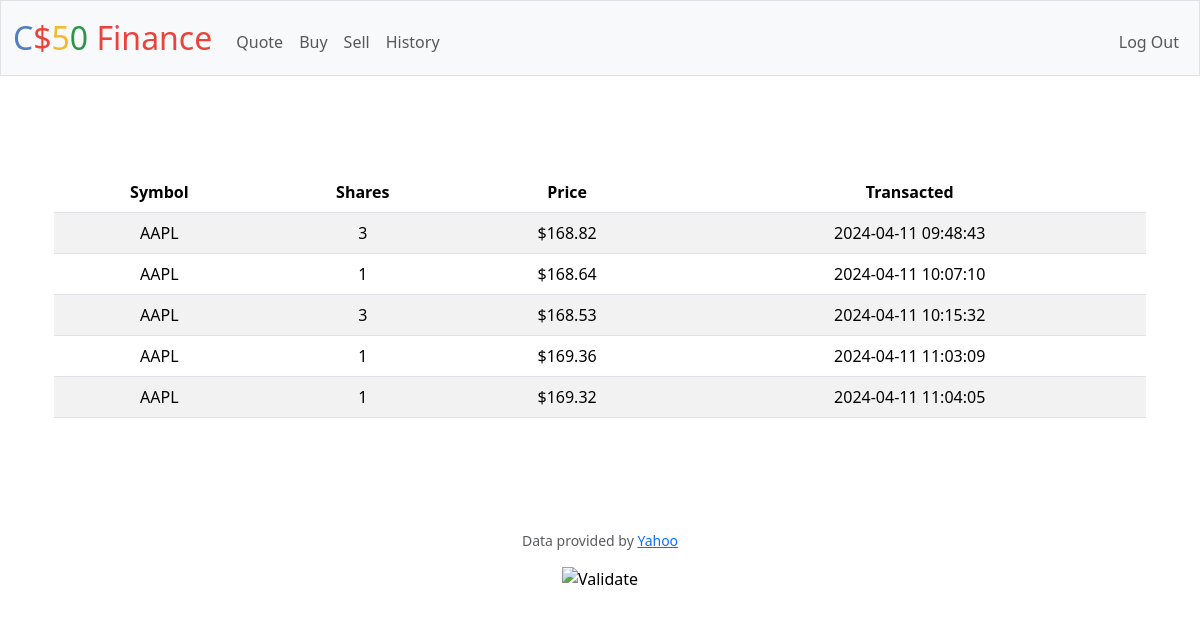
The app's page /history (signed in) with its own data.
### tables this page shows
CREATE TABLE transactions(transact_id INTEGER PRIMARY KEY NOT NULL, user_id INTEGER NOT NULL, stock TEXT NOT NULL, price FLOAT(2) NOT NULL, shares INTEGER NOT NULL, time TEXT NOT NULL);

### app.py (the view)
@app.route("/history")
@login_required
def history():
    transactions = db.execute("SELECT * FROM transactions WHERE user_id = ?", session["user_id"])
    return render_template("history.html", transactions=transactions)

### app.py (called while the page is built)
@app.after_request
def after_request(response):
    response.headers["Cache-Control"] = "no-cache, no-store, must-revalidate"
    response.headers["Expires"] = 0
    response.headers["Pragma"] = "no-cache"
    return response

### helpers.py (called while the page is built)
def login_required(f):
    @wraps(f)
    def decorated_function(*args, **kwargs):
        if session.get("user_id") is None:
            return redirect("/login")
        return f(*args, **kwargs)
    return decorated_function

def usd(value):
    return f"${value:,.2f}"

### templates/history.html (shortened to what this page needs)
{% extends "layout.html" %}
{% block main %}
<main class="container py-5 text-center">
        <table class="table table-striped">
            <thead>
                <tr>
                    <th>Symbol</th>
                    <th>Shares</th>
                    <th>Price</th>
                    <th>Transacted</th>
                </tr>
            </thead>
            <tbody>
                {% for item in transactions %}
                    <tr>
                        <td>{{ item.stock }}</td>
                        <td>{{ item.shares }}</td>
                        <td>{{ item.price | usd  }}</td>
                        <td>{{ item.time }}</td>
                    </tr>
                {% endfor %}
            </tbody>
        </table>
</main>
{% endblock %}

### records on screen
transactions: stock "AAPL", shares "3", price "$168.82", time "2024-04-11 09:48:43"
transactions: stock "AAPL", shares "1", price "$168.64", time "2024-04-11 10:07:10"
transactions: stock "AAPL", shares "3", price "$168.53", time "2024-04-11 10:15:32"
transactions: stock "AAPL", shares "1", price "$169.36", time "2024-04-11 11:03:09"
transactions: stock "AAPL", shares "1", price "$169.32", time "2024-04-11 11:04:05"
